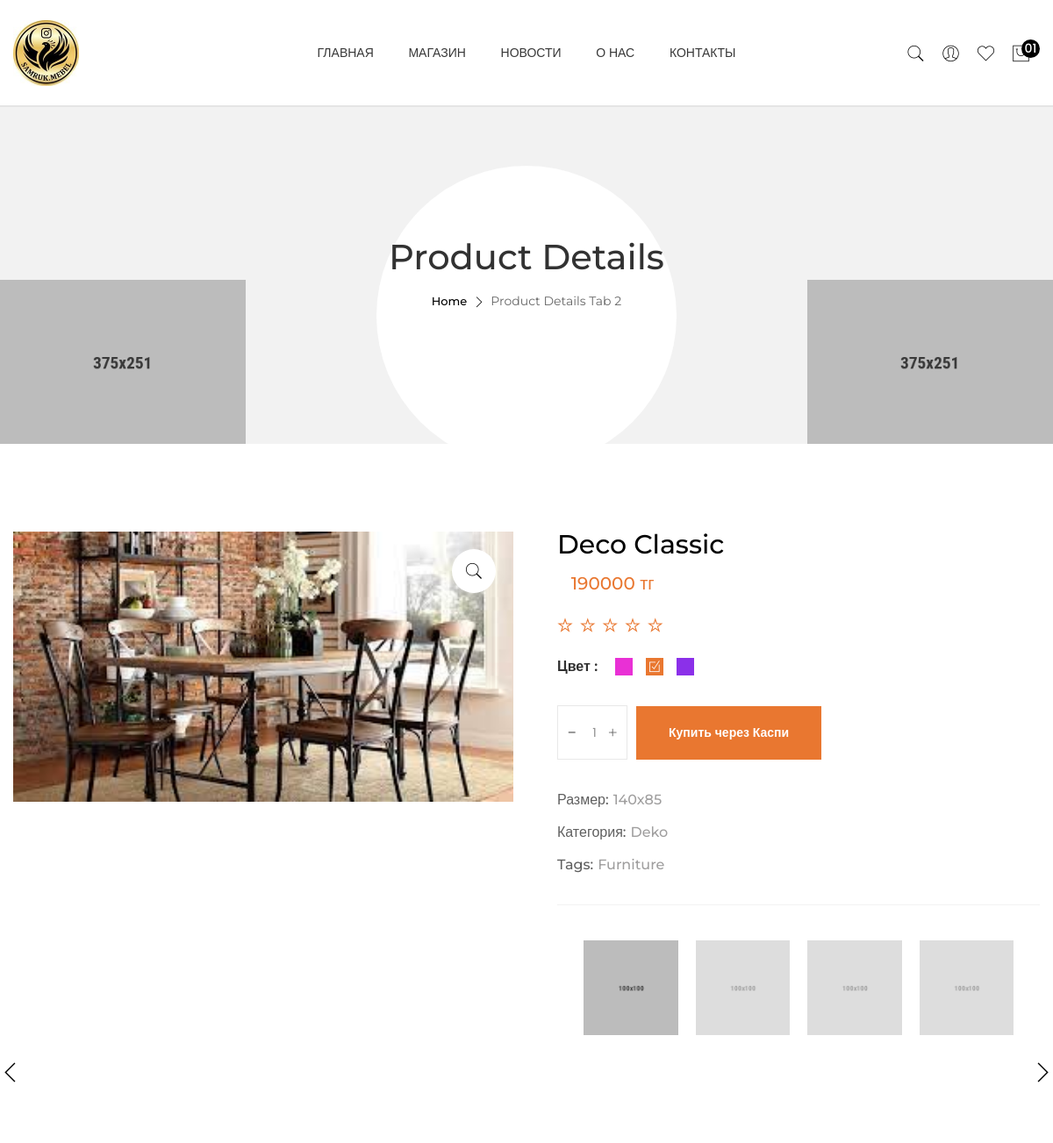
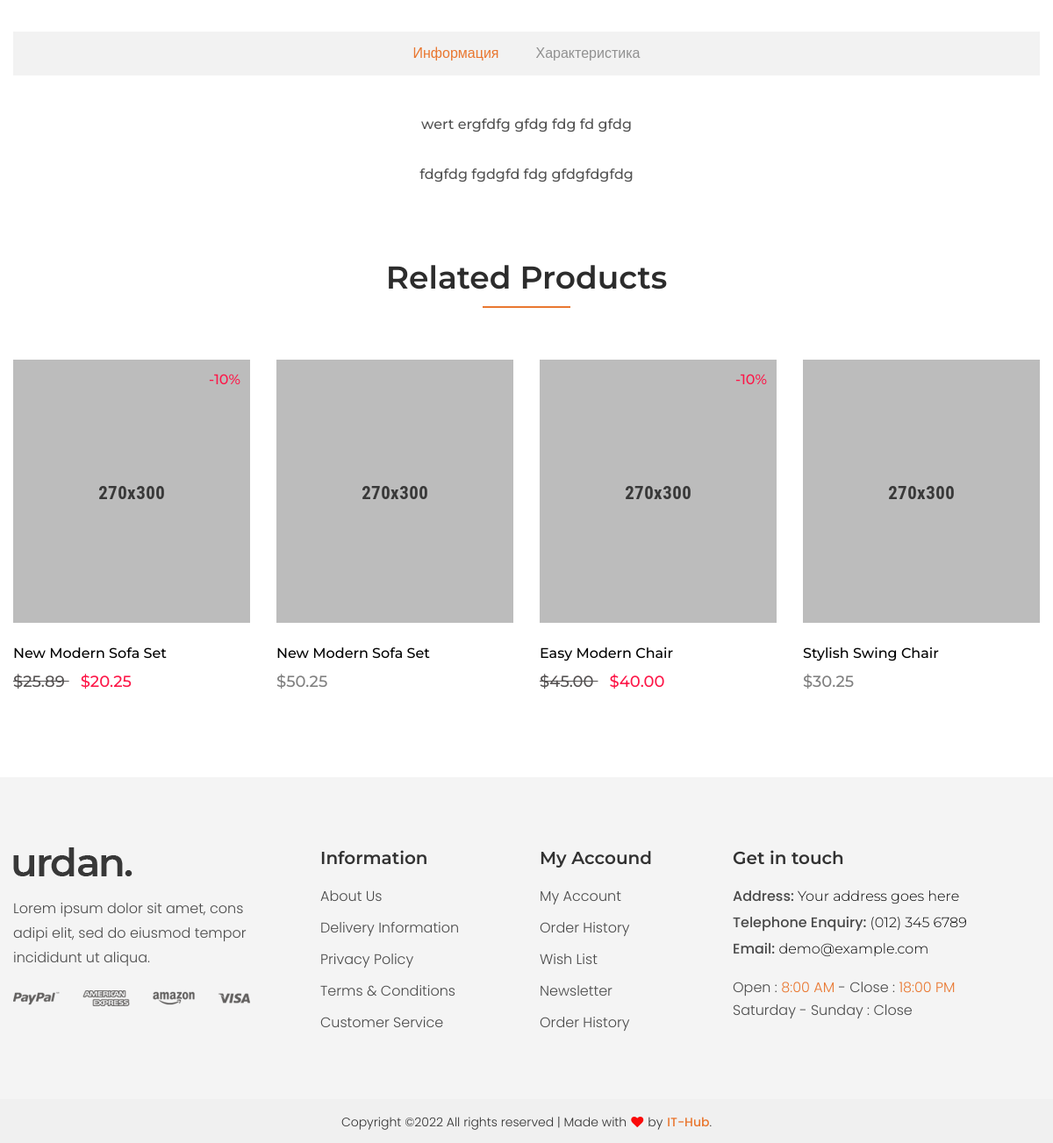
The app's page /product/2 with its own data (2 pictures, top to bottom).
### main/models.py (models this page shows, shortened)
class Product(models.Model):
    title = models.CharField(max_length=300)
    rating = models.FloatField(default= 0.0)
    views = models.IntegerField(default=0)
    short_description = models.TextField()
    color = models.ForeignKey(Color, on_delete=models.CASCADE)
    category = models.ForeignKey(CategorySize, on_delete=models.CASCADE)
    size = models.ForeignKey(Size, on_delete=models.CASCADE)
    old_price = models.IntegerField(default=0)
    new_price = models.IntegerField(default=0)
    weight = models.CharField(max_length=100)
    description = models.TextField()
    details = models.TextField()
    logo = models.ImageField(upload_to='upload')
    discount = models.IntegerField(default=0)
    is_new = models.BooleanField()
    is_best_seller = models.BooleanField()
    kaspi_link = models.CharField(max_length=500, blank=True)

class Size(models.Model):
    title = models.CharField(max_length=300)
    is_main = models.BooleanField()
    def __str__(self):
        return self.title

class CategorySize(models.Model):
    categorytype = models.ForeignKey(CategoryType, on_delete=models.CASCADE)
    title = models.CharField(max_length=300)
    logo = models.ImageField(upload_to='upload')
    is_main = models.BooleanField()
    pr_amount = models.IntegerField(blank=True, default=0)

class CategoryType(models.Model):
    category = models.ForeignKey(Category, on_delete=models.CASCADE)
    title = models.CharField(max_length=300)
    logo = models.ImageField(upload_to='upload')
    is_main = models.BooleanField()
    pr_amount = models.IntegerField(blank=True, default=0)

class Category(models.Model):
    catalog = models.ForeignKey(Catalog, on_delete=models.CASCADE)
    title = models.CharField(max_length=300)
    logo = models.ImageField(upload_to='upload')
    is_main = models.BooleanField()
    pr_amount = models.IntegerField(blank=True,default=0)
    def __str__(self):
        return self.title

### main/views.py (the view)
# urls.py: path('product/<int:pr_id>', productHandler),
def productHandler(request, pr_id):
    cats = Catalog.objects.all()
    cates = Category.objects.all()
    pr = Product.objects.get(id=int(pr_id))
    colors = Color.objects.all()
    sizes = Size.objects.all()
    return render(request, 'product-details-2.html', {
        'pr': pr,
        'colors': colors,
        'sizes': sizes,
        'cats': cats,
        'cates': cates,
    })

### main/models.py (called while the page is built)
    def __str__(self):
        return self.title

### templates/product-details-2.html (shortened to what this page needs)
{% extends 'base.html' %}
    {% block content %}
        <div class="breadcrumb-area bg-gray-4 breadcrumb-padding-1">
            <div class="container">
                <div class="breadcrumb-content text-center">
                    <h2 data-aos="fade-up" data-aos-delay="200">Product Details</h2>
                    <ul data-aos="fade-up" data-aos-delay="400">
                        <li><a href="index.html">Home</a></li>
                        <li><i class="ti-angle-right"></i></li>
                        <li>Product Details Tab 2</li>
                    </ul>
                </div>
            </div>
            <div class="breadcrumb-img-1" data-aos="fade-right" data-aos-delay="200">
                <img src="/static/images/banner/breadcrumb-1.png" alt="">
            </div>
            <div class="breadcrumb-img-2" data-aos="fade-left" data-aos-delay="200">
                <img src="/static/images/banner/breadcrumb-2.png" alt="">
            </div>
        </div>
        <div class="product-details-area pb-100 pt-100">
            <div class="container">
                <div class="row">
                    <div class="col-lg-6">
                        <div class="product-details-img-wrap" data-aos="fade-up" data-aos-delay="200">
                            <div class="swiper-container product-details-big-img-slider-2 pd-big-img-style">
                                <div class="swiper-wrapper">
                                    <div class="swiper-slide">
                                        <div class="easyzoom-style">
                                            <div class="easyzoom easyzoom--overlay">
                                                <a href="/media/{{ pr.logo }}">
                                                    <img src="/media/{{ pr.logo }}" alt="">
                                                </a>
                                            </div>
                                            <a class="easyzoom-pop-up img-popup" href="/media/{{ pr.logo }}">
                                                <i class="pe-7s-search"></i>
                                            </a>
                                        </div>
                                    </div>
                                </div>
                            </div>
                        </div>
                    </div>
                    <div class="col-lg-6">
                        <div class="product-details-content" data-aos="fade-up" data-aos-delay="400">
                            <h2>{{ pr.title }}</h2>
                            <div class="product-details-price">
                                <span class="new-price">{{ pr.new_price }} тг</span>
                            </div>
                            <div class="product-details-review">
                                <div class="product-rating">
                                    <i class=" ti-star"></i>
                                    <i class=" ti-star"></i>
                                    <i class=" ti-star"></i>
                                    <i class=" ti-star"></i>
                                    <i class=" ti-star"></i>
                                </div>
                            </div>
                            <div class="product-color product-color-active product-details-color">
                                <span>Цвет :</span>
                                <ul>
                                    <li><a title="Pink" class="pink" href="#">pink</a></li>
                                    <li><a title="Yellow" class="active yellow" href="#">yellow</a></li>
                                    <li><a title="Purple" class="purple" href="#">purple</a></li>
                                </ul>
                            </div>
                            <div class="product-details-action-wrap">
                                <div class="product-quality">
                                    <input class="cart-plus-minus-box input-text qty text" name="qtybutton" value="1">
                                </div>
                                <div class="single-product-cart btn-hover">
                                    <a href="{{ pr.kaspi_link }}">Купить через Каспи</a>
                                </div>
                            </div>
                            <div class="product-details-meta">
                                <ul>
                                    <li><span class="title">Размер:</span> {{ pr.size }}</li>
                                    <li><span class="title">Категория:</span>
                                        <ul>
                                            <li><a href="#">{{ pr.category.categorytype.category }}</a></li>
                                        </ul>
                                    </li>
                                    <li><span class="title">Tags:</span>
                                        <ul class="tag">
                                            <li><a href="#">Furniture</a></li>
                                        </ul>
                                    </li>
                                </ul>
                            </div>
                            <div class="swiper-container product-details-small-img-slider-2 pd-small-img-style pd-small-img-style-modify">
                                    <div class="swiper-wrapper">
                                        <div class="swiper-slide">
                                            <div class="product-details-small-img">
                                                <img src="/static/images/product-details/pro-details-small-img-6.png" alt="Product Thumnail">
                                            </div>
                                        </div>
                                        <div class="swiper-slide">
                                            <div class="product-details-small-img">
                                                <img src="/static/images/product-details/pro-details-small-img-7.png" alt="Product Thumnail">
                                            </div>
                                        </div>
                                        <div class="swiper-slide">
                                            <div class="product-details-small-img">
                                                <img src="/static/images/product-details/pro-details-small-img-8.png" alt="Product Thumnail">
                                            </div>
                                        </div>
                                        <div class="swiper-slide">
                                            <div class="product-details-small-img">
                                                <img src="/static/images/product-details/pro-details-small-img-9.png" alt="Product Thumnail">
                                            </div>
                                        </div>
                                    </div>
                                </div>
                                <div class="pd-prev-2 pd-nav-style-2"> <i class="ti-angle-left"></i></div>
                                <div class="pd-next-2 pd-nav-style-2"> <i class="ti-angle-right"></i></div>
                        </div>
                    </div>
                </div>
            </div>
        </div>
        <div class="description-review-area pb-85">
            <div class="container">
                <div class="description-review-topbar nav" data-aos="fade-up" data-aos-delay="200">
                    <a class="active" data-bs-toggle="tab" href="#des-details1"> Информация </a>
                    <a data-bs-toggle="tab" href="#des-details2" class=""> Характеристика </a>
                </div>
                <div class="tab-content">
                    <div id="des-details1" class="tab-pane active">
                        <div class="product-description-content text-center">
                            <p data-aos="fade-up" data-aos-delay="200">{{ pr.short_description }}</p>
                            <p data-aos="fade-up" data-aos-delay="400">{{ pr.description }}</p>
                        </div>
                    </div>
                </div>
            </div>
        </div>
        <div class="related-product-area pb-95">
            <div class="container">
                <div class="section-title-2 st-border-center text-center mb-75" data-aos="fade-up" data-aos-delay="200">
                    <h2>Related Products</h2>
                </div>
                <div class="related-product-active swiper-container">
                    <div class="swiper-wrapper">
                        <div class="swiper-slide">
                            <div class="product-wrap" data-aos="fade-up" data-aos-delay="200">
                                <div class="product-img img-zoom mb-25">
                                    <a href="product-details.html">
                                        <img src="/static/images/product/product-1.png" alt="">
                                    </a>
                                    <div class="product-badge badge-top badge-right badge-pink">
                                        <span>-10%</span>
                                    </div>
                                </div>
                                <div class="product-content">
                                    <h3><a href="product-details.html">New Modern Sofa Set</a></h3>
                                    <div class="product-price">
                                        <span class="old-price">$25.89 </span>
                                        <span class="new-price">$20.25 </span>
                                    </div>
                                </div>
                            </div>
                        </div>
                        <div class="swiper-slide">
                            <div class="product-wrap" data-aos="fade-up" data-aos-delay="400">
                                <div class="product-img img-zoom mb-25">
                                    <a href="product-details.html">
                                        <img src="/static/images/product/product-2.png" alt="">
                                    </a>
                                </div>
                                <div class="product-content">
                                    <h3><a href="product-details.html">New Modern Sofa Set</a></h3>
                                    <div class="product-price">
                                        <span>$50.25 </span>
                                    </div>
                                </div>
                            </div>
                        </div>
                        <div class="swiper-slide">
                            <div class="product-wrap" data-aos="fade-up" data-aos-delay="600">
                                <div class="product-img img-zoom mb-25">
                                    <a href="product-details.html">
                                        <img src="/static/images/product/product-3.png" alt="">
                                    </a>
                                    <div class="product-badge badge-top badge-right badge-pink">
                                        <span>-10%</span>
                                    </div>
                                </div>
                                <div class="product-content">
                                    <h3><a href="product-details.html">Easy Modern Chair</a></h3>
                                    <div class="product-price">
                                        <span class="old-price">$45.00 </span>
                                        <span class="new-price">$40.00 </span>
                                    </div>
                                </div>
                            </div>
                        </div>
                        <div class="swiper-slide">
                            <div class="product-wrap" data-aos="fade-up" data-aos-delay="800">
                                <div class="product-img img-zoom mb-25">
                                    <a href="product-details.html">
                                        <img src="/static/images/product/product-4.png" alt="">
                                    </a>
                                </div>
                                <div class="product-content">
                                    <h3><a href="product-details.html">Stylish Swing Chair</a></h3>
                                    <div class="product-price">
                                        <span>$30.25 </span>
                                    </div>
                                </div>
                            </div>
                        </div>
                    </div>
                </div>
            </div>
        </div>
        {% endblock %}

### records on screen
Product: logo (picture), title "Deco Classic", new_price "190000", size "140x85", category.categorytype.category "Deko", short_description "wert ergfdfg gfdg fdg fd gfdg", description "fdgfdg fgdgfd fdg gfdgfdgfdg"
